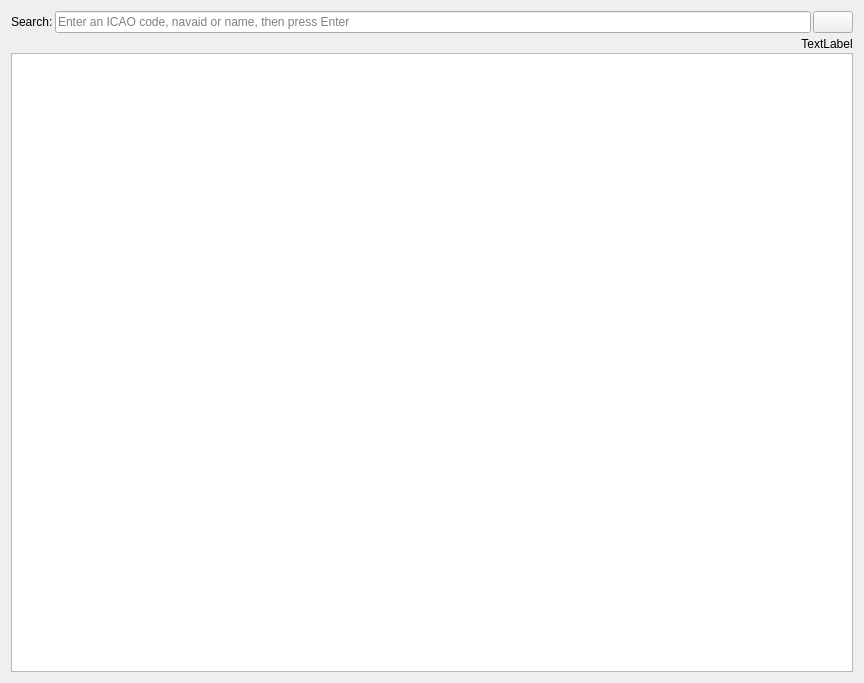
<?xml version="1.0" encoding="UTF-8"?>
<ui version="4.0">
 <class>LocationWidget</class>
 <widget class="QWidget" name="LocationWidget">
  <property name="geometry">
   <rect>
    <x>0</x>
    <y>0</y>
    <width>864</width>
    <height>683</height>
   </rect>
  </property>
  <layout class="QVBoxLayout" name="verticalLayout_3">
   <item>
    <widget class="QStackedWidget" name="stack">
     <property name="currentIndex">
      <number>2</number>
     </property>
     <widget class="QWidget" name="airportPage">
      <layout class="QGridLayout" name="gridLayout" columnstretch="1,0,0,0">
       <property name="leftMargin">
        <number>0</number>
       </property>
       <property name="topMargin">
        <number>0</number>
       </property>
       <property name="rightMargin">
        <number>0</number>
       </property>
       <property name="bottomMargin">
        <number>0</number>
       </property>
       <item row="5" column="2">
        <widget class="QSpinBox" name="approachDistanceSpin">
         <property name="suffix">
          <string>nm</string>
         </property>
         <property name="value">
          <number>10</number>
         </property>
        </widget>
       </item>
       <item row="6" column="0">
        <widget class="QRadioButton" name="parkingRadio">
         <property name="text">
          <string>Parking:</string>
         </property>
        </widget>
       </item>
       <item row="4" column="0">
        <widget class="QRadioButton" name="runwayRadio">
         <property name="text">
          <string>Runway:</string>
         </property>
        </widget>
       </item>
       <item row="6" column="1" colspan="3">
        <widget class="QComboBox" name="parkingCombo"/>
       </item>
       <item row="5" column="3">
        <spacer name="horizontalSpacer">
         <property name="orientation">
          <enum>Qt::Horizontal</enum>
         </property>
         <property name="sizeHint" stdset="0">
          <size>
           <width>40</width>
           <height>20</height>
          </size>
         </property>
        </spacer>
       </item>
       <item row="4" column="1" colspan="3">
        <widget class="QComboBox" name="runwayCombo"/>
       </item>
       <item row="5" column="1">
        <widget class="QCheckBox" name="onFinalCheckbox">
         <property name="text">
          <string>On final approach at distance:</string>
         </property>
        </widget>
       </item>
       <item row="2" column="0" colspan="4">
        <widget class="QLabel" name="titleLabel">
         <property name="text">
          <string>TextLabel</string>
         </property>
         <property name="alignment">
          <set>Qt::AlignCenter</set>
         </property>
        </widget>
       </item>
       <item row="3" column="0" colspan="4">
        <widget class="AirportDiagram" name="airportDiagram" native="true">
         <property name="sizePolicy">
          <sizepolicy hsizetype="MinimumExpanding" vsizetype="MinimumExpanding">
           <horstretch>0</horstretch>
           <verstretch>0</verstretch>
          </sizepolicy>
         </property>
        </widget>
       </item>
      </layout>
     </widget>
     <widget class="QWidget" name="navaidPage">
      <layout class="QVBoxLayout" name="verticalLayout">
       <property name="leftMargin">
        <number>0</number>
       </property>
       <property name="topMargin">
        <number>0</number>
       </property>
       <property name="rightMargin">
        <number>0</number>
       </property>
       <property name="bottomMargin">
        <number>0</number>
       </property>
       <item>
        <widget class="QLabel" name="navTitleLabel">
         <property name="text">
          <string>TextLabel</string>
         </property>
         <property name="alignment">
          <set>Qt::AlignCenter</set>
         </property>
        </widget>
       </item>
       <item>
        <widget class="NavaidDiagram" name="navaidDiagram" native="true">
         <property name="sizePolicy">
          <sizepolicy hsizetype="Expanding" vsizetype="Expanding">
           <horstretch>0</horstretch>
           <verstretch>0</verstretch>
          </sizepolicy>
         </property>
         <property name="minimumSize">
          <size>
           <width>200</width>
           <height>200</height>
          </size>
         </property>
        </widget>
       </item>
       <item>
        <layout class="QHBoxLayout" name="horizontalLayout_3">
         <item>
          <widget class="QCheckBox" name="airspeedCheck">
           <property name="text">
            <string>Airspeed:</string>
           </property>
          </widget>
         </item>
         <item>
          <widget class="QSpinBox" name="airspeedSpinbox">
           <property name="suffix">
            <string>kts</string>
           </property>
           <property name="maximum">
            <number>9999</number>
           </property>
           <property name="value">
            <number>120</number>
           </property>
          </widget>
         </item>
         <item>
          <spacer name="horizontalSpacer_2">
           <property name="orientation">
            <enum>Qt::Horizontal</enum>
           </property>
           <property name="sizeHint" stdset="0">
            <size>
             <width>40</width>
             <height>20</height>
            </size>
           </property>
          </spacer>
         </item>
         <item>
          <widget class="QCheckBox" name="headingCheck">
           <property name="text">
            <string>Heading:</string>
           </property>
          </widget>
         </item>
         <item>
          <widget class="QSpinBox" name="headingSpinbox">
           <property name="wrapping">
            <bool>true</bool>
           </property>
           <property name="maximum">
            <number>359</number>
           </property>
          </widget>
         </item>
         <item>
          <spacer name="horizontalSpacer_3">
           <property name="orientation">
            <enum>Qt::Horizontal</enum>
           </property>
           <property name="sizeHint" stdset="0">
            <size>
             <width>40</width>
             <height>20</height>
            </size>
           </property>
          </spacer>
         </item>
         <item>
          <widget class="QCheckBox" name="altitudeCheck">
           <property name="text">
            <string>Altitude:</string>
           </property>
          </widget>
         </item>
         <item>
          <widget class="QSpinBox" name="altitudeSpinbox">
           <property name="suffix">
            <string>ft</string>
           </property>
           <property name="minimum">
            <number>-1000</number>
           </property>
           <property name="maximum">
            <number>120000</number>
           </property>
           <property name="singleStep">
            <number>50</number>
           </property>
           <property name="value">
            <number>5000</number>
           </property>
          </widget>
         </item>
         <item>
          <widget class="QComboBox" name="altitudeModeCombo">
           <item>
            <property name="text">
             <string>Barometric altitude (ASL)</string>
            </property>
           </item>
           <item>
            <property name="text">
             <string>Above ground (AGL)</string>
            </property>
           </item>
           <item>
            <property name="text">
             <string>Flight Level (FL)</string>
            </property>
           </item>
          </widget>
         </item>
        </layout>
       </item>
       <item>
        <widget class="QGroupBox" name="offsetGroup">
         <property name="title">
          <string>Offset</string>
         </property>
         <property name="checkable">
          <bool>true</bool>
         </property>
         <property name="checked">
          <bool>false</bool>
         </property>
         <layout class="QHBoxLayout" name="horizontalLayout_2" stretch="1,0,0,1,0">
          <property name="leftMargin">
           <number>4</number>
          </property>
          <property name="topMargin">
           <number>4</number>
          </property>
          <property name="rightMargin">
           <number>4</number>
          </property>
          <property name="bottomMargin">
           <number>4</number>
          </property>
          <item>
           <widget class="QLabel" name="offsetBearingLabel">
            <property name="text">
             <string>Bearing:</string>
            </property>
            <property name="alignment">
             <set>Qt::AlignRight|Qt::AlignTrailing|Qt::AlignVCenter</set>
            </property>
           </widget>
          </item>
          <item>
           <widget class="QSpinBox" name="offsetBearingSpinbox">
            <property name="wrapping">
             <bool>true</bool>
            </property>
            <property name="maximum">
             <number>359</number>
            </property>
            <property name="singleStep">
             <number>5</number>
            </property>
           </widget>
          </item>
          <item>
           <widget class="QCheckBox" name="trueBearing">
            <property name="text">
             <string>True</string>
            </property>
           </widget>
          </item>
          <item>
           <widget class="QLabel" name="offsetDistanceLabel">
            <property name="text">
             <string>Distance:</string>
            </property>
            <property name="alignment">
             <set>Qt::AlignRight|Qt::AlignTrailing|Qt::AlignVCenter</set>
            </property>
           </widget>
          </item>
          <item>
           <widget class="QDoubleSpinBox" name="offsetNmSpinbox">
            <property name="suffix">
             <string>nm</string>
            </property>
            <property name="decimals">
             <number>1</number>
            </property>
            <property name="maximum">
             <double>10000.000000000000000</double>
            </property>
            <property name="value">
             <double>10.000000000000000</double>
            </property>
           </widget>
          </item>
         </layout>
        </widget>
       </item>
      </layout>
     </widget>
     <widget class="QWidget" name="searchPage">
      <layout class="QVBoxLayout" name="verticalLayout_2">
       <property name="spacing">
        <number>2</number>
       </property>
       <property name="leftMargin">
        <number>0</number>
       </property>
       <property name="topMargin">
        <number>0</number>
       </property>
       <property name="rightMargin">
        <number>0</number>
       </property>
       <property name="bottomMargin">
        <number>0</number>
       </property>
       <item>
        <layout class="QHBoxLayout" name="horizontalLayout_6">
         <item>
          <widget class="QLabel" name="searchLabel">
           <property name="text">
            <string>Search:</string>
           </property>
          </widget>
         </item>
         <item>
          <widget class="QLineEdit" name="locationSearchEdit">
           <property name="placeholderText">
            <string>Enter an ICAO code, navaid or name, then press Enter</string>
           </property>
           <property name="clearButtonEnabled">
            <bool>true</bool>
           </property>
          </widget>
         </item>
         <item>
          <widget class="QPushButton" name="searchHistory">
           <property name="sizePolicy">
            <sizepolicy hsizetype="Fixed" vsizetype="Fixed">
             <horstretch>0</horstretch>
             <verstretch>0</verstretch>
            </sizepolicy>
           </property>
           <property name="autoDefault">
            <bool>false</bool>
           </property>
           <property name="flat">
            <bool>false</bool>
           </property>
          </widget>
         </item>
        </layout>
       </item>
       <item>
        <layout class="QHBoxLayout" name="horizontalLayout" stretch="1,0">
         <item>
          <widget class="QLabel" name="searchStatusText">
           <property name="text">
            <string/>
           </property>
           <property name="alignment">
            <set>Qt::AlignHCenter|Qt::AlignTop</set>
           </property>
          </widget>
         </item>
         <item>
          <widget class="QLabel" name="searchIcon">
           <property name="minimumSize">
            <size>
             <width>16</width>
             <height>16</height>
            </size>
           </property>
           <property name="text">
            <string>TextLabel</string>
           </property>
           <property name="alignment">
            <set>Qt::AlignBottom|Qt::AlignHCenter</set>
           </property>
          </widget>
         </item>
        </layout>
       </item>
       <item>
        <widget class="QListView" name="searchResultsList"/>
       </item>
      </layout>
     </widget>
    </widget>
   </item>
  </layout>
 </widget>
 <customwidgets>
  <customwidget>
   <class>AirportDiagram</class>
   <extends>QWidget</extends>
   <header location="global">GUI/AirportDiagram.hxx</header>
   <container>1</container>
  </customwidget>
  <customwidget>
   <class>NavaidDiagram</class>
   <extends>QWidget</extends>
   <header location="global">GUI/NavaidDiagram.hxx</header>
   <container>1</container>
  </customwidget>
 </customwidgets>
 <resources/>
 <connections/>
</ui>
